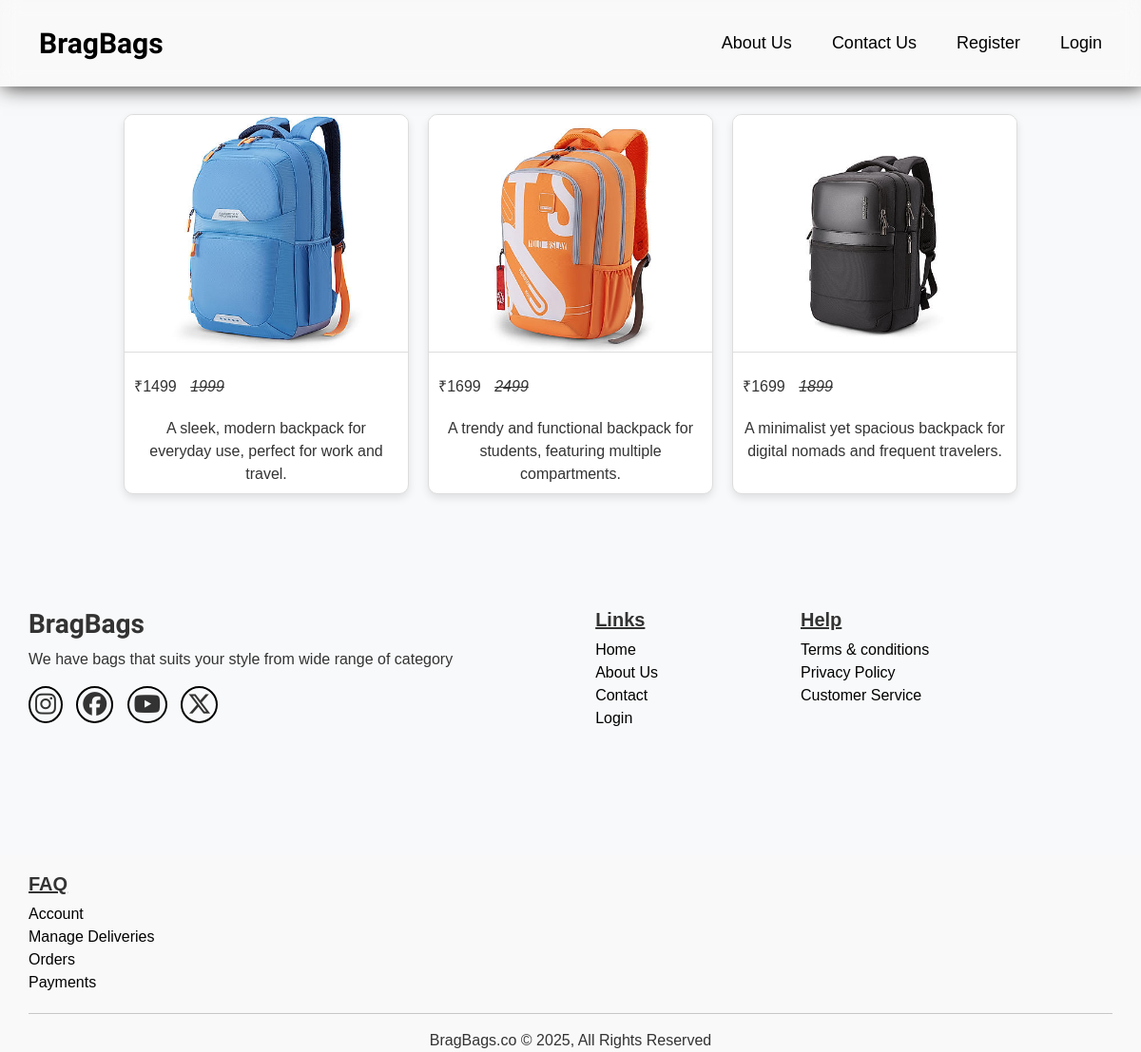
Page /backpackcat/ on the earlier database version.
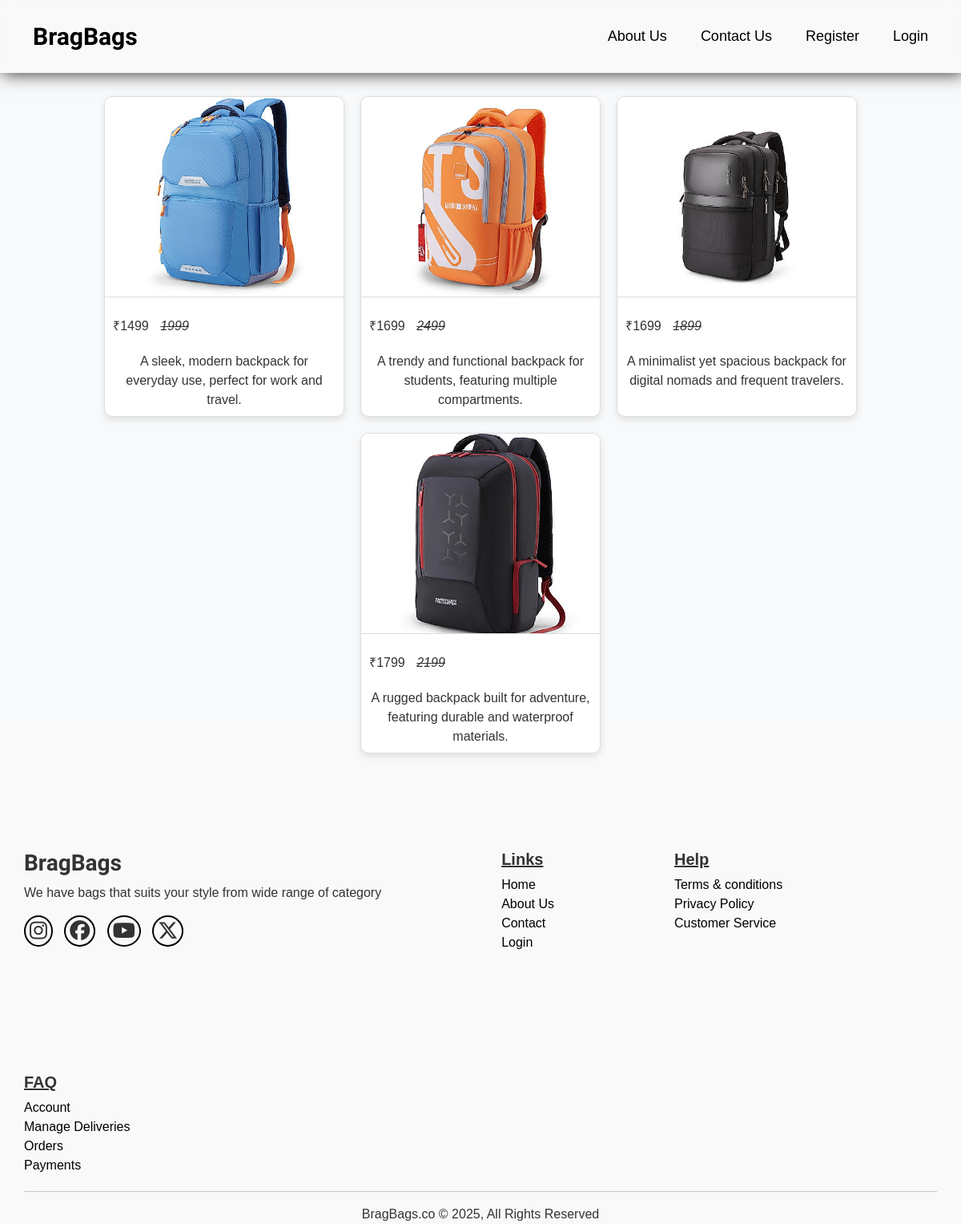
Same page on the later database version.
### core/models.py (models this page shows, shortened)
class Luggage(models.Model):
    CATEGORY_CHOICES = [
        ('SUITCASE', 'Suitcase'),
        ('BAGPACKS', 'Bagpacks'),
        ('DUFFLE', 'Duffle'),
        ('BRIEFCASE','Briefcase')
    ]
    name = models.CharField(max_length=100)
    category = models.CharField(max_length=20, choices=CATEGORY_CHOICES)
    small_description=models.CharField(max_length=300)
    description=models.TextField()
    original_price = models.IntegerField()
    discounted_price = models.IntegerField()
    luggage_image =models.ImageField(upload_to='luggage_images', default="")

### core/views.py (the view)
# urls.py: path('backpackcat/', views.backpack_category, name="backpackcat"),
def backpack_category(request):
    sc = Luggage.objects.filter(category='BAGPACKS')
    return render(request,'core/backpackcat.html',{'sc':sc})

### core/templates/core/backpackcat.html
{% extends "core/base.html" %} {% load static %} {% block content %}
<div class="suitcase-category">
  {% for sc in sc %}
  <div class="box" id="box1">
    <a href="{% url "product" sc.id %}">
      <img src="{{ sc.luggage_image.url }}" alt="back_images" />
    </a> <br>
    <p class="p_block">&#8377;{{sc.discounted_price}}</p>
    <i>{{sc.original_price}}</i>
    <p>{{sc.small_description}}</p>
  </div>
  {% endfor %}
</div>
{% endblock content %}

### core/templates/core/base.html (shortened to what this page needs)
<!DOCTYPE html>
{% load static %}
<html lang="en">
  <head>
    <link rel="stylesheet" href="{% static "core/css/bootstrap.min.css" %}">
    <link rel="stylesheet" href="{% static "core/css/main.css" %}">
    <link rel="stylesheet" href="{% static "core/css/product.css" %}">
    <link rel="stylesheet" href="{% static "core/css/navbar.css" %}">
    <link rel="stylesheet" href="{% static "core/css/suitcategory.css" %}">
    <link rel="stylesheet" href="{% static "core/css/registration.css" %}">
    <link rel="stylesheet" href="{% static "core/css/profile.css" %}">
    <link rel="stylesheet" href="{% static "core/css/viewcart.css" %}">
    <link rel="stylesheet" href="{% static "core/css/login.css" %}">
  </head>
  <body>
    {% include "core/navbar.html" %}
    {% block content %}{% endblock content %}
    {% include "core/footer.html" %}
  </body>
</html>

### core/templates/core/navbar.html
{% load static %}
<div class="navbar">
  <a href="/"> <div class="logo">BragBags</div></a>
  <div class="nav-links">
    <a href="#">About Us</a>
    <a href="#">Contact Us</a>
    {% if request.user.is_authenticated %}
    <a href="{% url "profile" %}">Profile</a>
    <a href="{% url "logout" %}">Logout</a>
    <a href="{% url "viewcart" %}"><i class="fa-solid fa-cart-shopping"></i>
      {% if cart_count > 0 %}
        <span class="cart-count" style="border:2px solid black;">{{cart_count}}</span>
      {% endif %}
    </a>
    {% else %}
    <a href="/registration/">Register</a>
    <a href="{% url "login" %}">Login</a>
    {% endif %}
  </div>
</div>

### core/templates/core/footer.html (shortened to what this page needs)
<footer>
  <div class="last-banner">
    <div class="section-1">
      <h3>BragBags</h3>
      <p>We have bags that suits your style from wide range of category</p>
      <div class="icons">
        <i class="fa-brands fa-instagram"></i>
        <i class="fa-brands fa-facebook"></i>
        <i class="fa-brands fa-youtube"></i>
        <i class="fa-brands fa-x-twitter"></i>
      </div>
    </div>
    <div class="section-2">
      <h5 id="link-word">Links</h5>
      <a href="/">Home</a>
      <a href="/">About Us</a>
      <a href="/">Contact</a>
      <a href="/">Login</a>
    </div>
    <div class="section-3">
      <h5 id="link-word">Help</h5>
      <a href="/">Terms & conditions</a>
      <a href="/">Privacy Policy</a>
      <a href="/">Customer Service</a>
    </div>
    <div class="section-4">
      <h5 id="link-word">FAQ</h5>
      <a href="/">Account</a>
      <a href="/">Manage Deliveries</a>
      <a href="/">Orders</a>
      <a href="/">Payments</a>
    </div>
  </div>
  <hr />
  <div class="coprwrite">
    <p>BragBags.co &copy; 2025, All Rights Reserved</p>
  </div>
</footer>

### core/static/core/css/main.css (style rules this page uses)
* { box-sizing: border-box; margin: 0; padding: 0; font-family: Arial, sans-serif; font-weight: 100; }
html, body { min-height: 100vh; width: 100%; background-color: #fff; }
footer { margin-top: 30px; margin-left: 30px; margin-right: 30px; }
.last-banner { margin-top: 20px; margin-bottom: 20px; display: flex; flex-wrap: wrap; gap: 150px; }
#link-word { text-decoration: underline; font-weight: 600; }
.last-banner .section-1 h3 { font-family: "Grape Nuts", cursive; font-weight: 800; }
.last-banner .section-1 .icons i { border: 2px solid black; border-radius: 50%; font-size: 25px; padding: 5px; margin-right: 10px; }
.last-banner .section-2, .last-banner .section-4 { display: flex; flex-direction: column; }
.last-banner .section-2 a { text-decoration: none; color: #000; }
.last-banner .section-3 { display: flex; flex-direction: column; }
.last-banner .section-3 a, .last-banner .section-4 a { color: #000; text-decoration: none; }
.coprwrite p { text-align: center; }

### core/static/core/css/product.css (style rules this page uses)
body { font-family: 'Poppins', sans-serif; background-color: #f9f9f9; color: #333; }

### core/static/core/css/navbar.css (style rules this page uses)
.navbar { position: absolute; top: 0; left: 0; width: 100%; box-shadow: 3px 1px 20px; display: flex; justify-content: space-between; align-items: center; background: rgba(255, 255, 255, 0.1); backdrop-filter: blur(10px); padding: 15px 25px; z-index: 10; }
.navbar a { color: #000; font-size: large; text-decoration: none; padding: 8px 16px; }
.navbar .logo { font-size: 30px; font-weight: 900; font-family: "Grape Nuts", cursive; }
.navbar .nav-links { display: flex; }
.navbar .nav-links a { margin-left: 10px; }

### core/static/core/css/suitcategory.css (style rules this page uses)
* { margin: 0; padding: 0; box-sizing: border-box; }
html, body { width: 100%; height: 100%; font-family: 'Arial', sans-serif; background-color: #f9f9f9; }
.suitcase-category { margin: 100px auto; padding: 20px; display: flex; justify-content: center; align-items: center; flex-wrap: wrap; gap: 20px; max-width: 1200px; }
.box { width: 300px; height: 400px; border: 1px solid #ddd; border-radius: 10px; overflow: hidden; background-color: #fff; box-shadow: 0 4px 8px rgba(0, 0, 0, 0.1); transition: transform 0.3s ease, box-shadow 0.3s ease; }
.box img { width: 100%; height: 250px; object-fit: cover; border-bottom: 1px solid #ddd; }
.box p { margin-top: 20px; text-align: center; font-size: 16px; color: #333; padding: 0 10px; }
.box a { display: block; }
.p_block { display: inline; }
.box i { text-decoration: line-through; }

### core/static/core/css/viewcart.css (style rules this page uses)
body { font-family: "Poppins", sans-serif; background-color: #f8f9fa; margin: 0; padding: 0; }

Differences in the rows shown:
added Luggage: luggage_image (picture), discounted_price "1799", original_price "2199", small_description "A rugged backpack built for adventure, featuring durable and waterproof materials."
